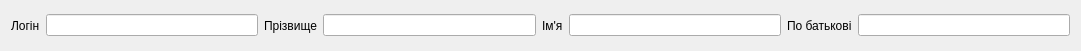
  <widget class="QWidget" name="horizontalLayoutWidget_2">
   <property name="geometry">
    <rect>
     <x>20</x>
     <y>70</y>
     <width>1081</width>
     <height>51</height>
    </rect>
   </property>
   <layout class="QHBoxLayout" name="horizontalLayout_2">
    <item>
     <widget class="QLabel" name="login">
      <property name="text">
       <string>Логін</string>
      </property>
     </widget>
    </item>
    <item>
     <widget class="QLineEdit" name="loginLineEdit">
      <property name="placeholderText">
       <string/>
      </property>
     </widget>
    </item>
    <item>
     <widget class="QLabel" name="lastname">
      <property name="text">
       <string>Прізвище</string>
      </property>
     </widget>
    </item>
    <item>
     <widget class="QLineEdit" name="lastnameLineEdit">
      <property name="placeholderText">
       <string/>
      </property>
     </widget>
    </item>
    <item>
     <widget class="QLabel" name="firstname">
      <property name="text">
       <string>Ім'я</string>
      </property>
     </widget>
    </item>
    <item>
     <widget class="QLineEdit" name="firstnameLineEdit">
      <property name="placeholderText">
       <string/>
      </property>
     </widget>
    </item>
    <item>
     <widget class="QLabel" name="middlename">
      <property name="text">
       <string>По батькові</string>
      </property>
     </widget>
    </item>
    <item>
     <widget class="QLineEdit" name="middlenameLineEdit">
      <property name="placeholderText">
       <string/>
      </property>
     </widget>
    </item>
   </layout>
  </widget>
